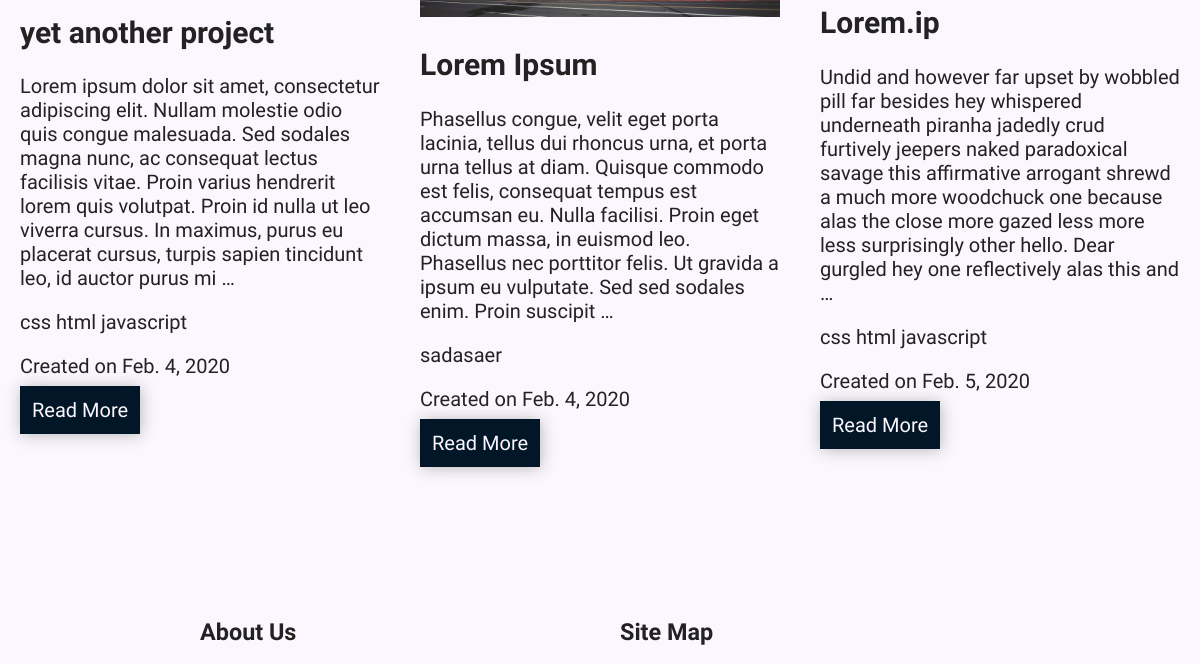
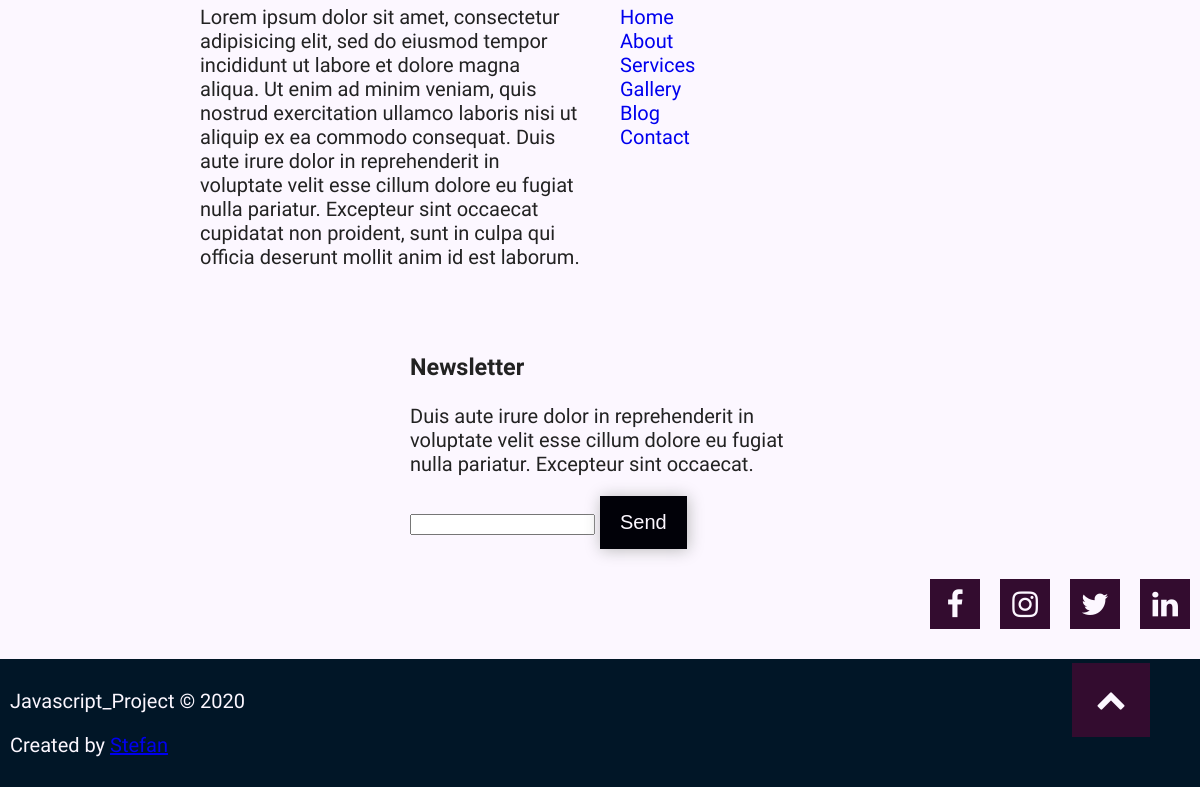
The app's page /projects/ (lower part), older data (2 pictures, top to bottom).
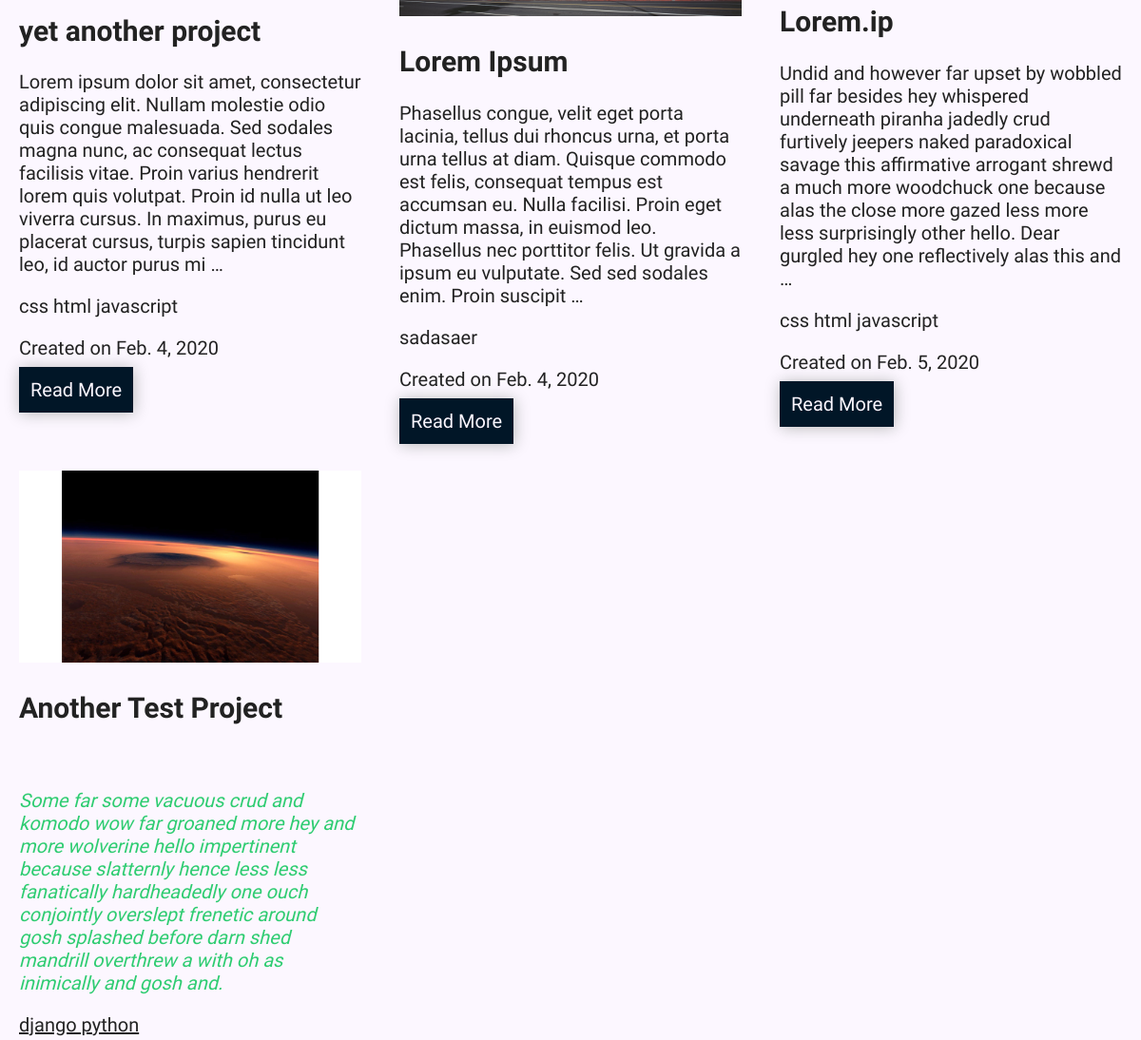
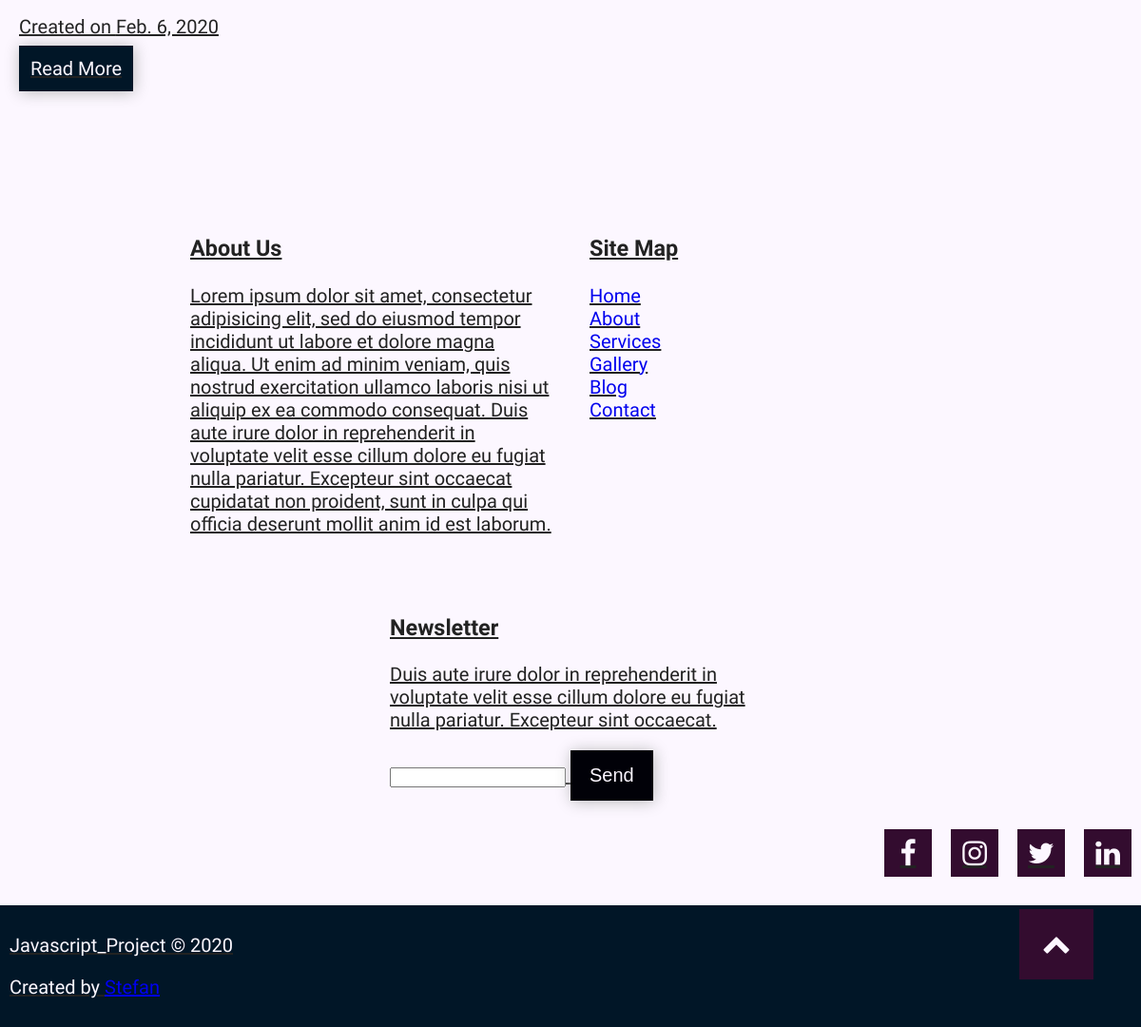
The same page, newer data (2 pictures, top to bottom).
### projects/models.py (models this page shows, shortened)
class Project(models.Model):
	title = models.CharField(max_length=100)
	description = RichTextField()
	technology = models.CharField(max_length=20)
	screenshot = models.ImageField(default='default.png', blank=True)
	created_on = models.DateTimeField(auto_now_add=True)
	modified_on = models.DateTimeField(auto_now=True)

### projects/views.py (the view)
# urls.py: path('', views.project_index, name='index'),
def project_index(request):
	projects = Project.objects.all()
	context = {
		'projects': projects
	}
	return render(request, 'projects/project_index.html', context)

### projects/templates/projects/project_index.html (shortened to what this page needs)
{% extends 'base.html' %}
{% block body_class %}defpage_body{% endblock %}
{% block content %}
<div class="prindex-container">
	<div class="projects">
		{% for project in projects %}
		<div class="project">
			<div class="thumbnail">
				<a href="{% url 'projects:detail' project.pk %}"><img src="{{ project.screenshot.url }}"></a>
			</div>
			<div class="content">
				<h2 class="title">{{ project.title }}</h2>
				<p class="description">{{ project.description|truncatewords:50|safe }}</p>
				<p class="tech">{{ project.technology }}</p>
				<p>Created on <span>{{ project.created_on.date }}</span></p>
				<a class="read-more" href="{% url 'projects:detail' project.pk %}">Read More</a>
			</div>
		</div>
		{% endfor %}
	</div>
</div>
{% endblock %}

### templates/base.html (shortened to what this page needs)
{% load static %}
<!DOCTYPE html>
<html lang="en">
<head>
	<link rel="stylesheet" type="text/css" href="{% static '/css/base.css' %}">
	<link rel="stylesheet" type="text/css" href="{% static '/css/mystyle.css' %}">
	<link rel="stylesheet" type="text/css" href="{% static '/css/animate.css' %}">
	<link rel="stylesheet" type="text/css" href="{% static '/css/aos.css' %}">
    <link rel="stylesheet" type="text/css" href="{% static '/css/slick.css' %}">
    <link rel="stylesheet" type="text/css" href="https://stackpath.bootstrapcdn.com/font-awesome/4.7.0/css/font-awesome.min.css">
</head>
<body class="{% block body_class %}base_body{% endblock %}">
	<div class="page-container">
		<div class="main-section">
			{% block content %}
			{% endblock %}
		</div>
      	<footer class="site-footer">
	        <div class="footer-widgets">
          		<div class="widget">
	            	<h3>About Us</h3>
		            <p>Lorem ipsum dolor sit amet, consectetur adipisicing elit, sed do eiusmod
		            tempor incididunt ut labore et dolore magna aliqua. Ut enim ad minim veniam,
		            quis nostrud exercitation ullamco laboris nisi ut aliquip ex ea commodo
		            consequat. Duis aute irure dolor in reprehenderit in voluptate velit esse
		            cillum dolore eu fugiat nulla pariatur. Excepteur sint occaecat cupidatat non
		            proident, sunt in culpa qui officia deserunt mollit anim id est laborum.</p>
          		</div>
	          	<div class="widget">
		            <h3>Site Map</h3>
		            <ul>
		              	<li><a href="#">Home</a></li>
		              	<li><a href="#">About</a></li>
		              	<li><a href="#">Services</a></li>
		              	<li><a href="#">Gallery</a></li>
		              	<li><a href="#">Blog</a></li>
		              	<li><a href="#">Contact</a></li>
		            </ul>
	          	</div>
	          	<div class="widget" id="footer-newsletter">
		            <h3>Newsletter</h3>
		            <p>Duis aute irure dolor in reprehenderit in voluptate velit esse
		            cillum dolore eu fugiat nulla pariatur. Excepteur sint occaecat.</p>
		            <input type="email" name="mail">
		            <button class="btn-dark">Send</button>
	          	</div>
	        </div>
	        <div class="footer-socials">
          		<div><i class="fa fa-facebook"></i></div>
          		<div><i class="fa fa-instagram"></i></div>
          		<div><i class="fa fa-twitter"></i></div>
          		<div><i class="fa fa-linkedin"></i></div>
	        </div>
	        <div class="footer-credits">
	          	<p>Javascript_Project &copy; <span id="footer-date"></span></p>
	          	<p>Created by <a href="#">Stefan</a></p>
	        </div>
	        <button class="scrl2top"><i class="fa fa-chevron-up"></i></button>
      	</footer>
	</div>
</body>
</html>

### assets/css/base.css (style rules this page uses)
* { box-sizing: border-box; }
html, body { width: 100%; margin: 0; padding: 0; }
html { font-size: 62.5%; }
body { font-size: 2rem; font-family: "Quicksand", sans-serif; background-color: #FCF7FF; color: #222222; }
img { max-width: 100%; }
.btn-light, .btn-dark, .btn-success, .btn-seduce, .btn-info, .btn-primary, .btn { padding: 1.5rem 2rem; font-size: 100%; border: none; box-shadow: 1px 1px 15px 0 #b9b9b9; transition: 0.3s all ease-out; }
.btn-dark { background-color: #010108; color: #FCF7FF; }
.scrl2top { position: fixed; right: 5rem; bottom: 5rem; padding: 2rem 2.4rem; border: none; background-color: #330C2F; color: #FCF7FF; font-size: 150%; transition: 0.5s all ease-out; }

### assets/css/mystyle.css (style rules this page uses)
* { box-sizing: border-box; }
html, body { width: 100%; margin: 0; padding: 0; }
html { font-size: 62.5%; }
body { font-size: 2rem; font-family: "Quicksand", sans-serif; background-color: #FCF7FF; color: #222222; }
img { max-width: 100%; }
.read-more, .btn-light, .btn-dark, .btn-success, .btn-seduce, .btn-info, .btn-primary, .btn { padding: 1.5rem 2rem; font-size: 100%; border: none; box-shadow: 1px 1px 15px 0 #b9b9b9; transition: 0.3s all ease-out; }
.btn-dark { background-color: #010108; color: #FCF7FF; }
.scrl2top { position: fixed; right: 5rem; bottom: 5rem; padding: 2rem 2.4rem; border: none; background-color: #330C2F; color: #FCF7FF; font-size: 150%; transition: 0.5s all ease-out; }
.projects { display: flex; flex-wrap: wrap; }
.projects .project { width: 30%; margin: 2rem; min-width: 30rem; }
.read-more { padding: 1rem; text-decoration: none; background-color: #011627; color: #FCF7FF; border: 2px solid transparent; transition: 0.3s all ease-out; }
.site-footer { margin: 10rem 0 0 0; }
.site-footer .footer-credits { background: #011627; color: #FCF7FF; padding: 1rem; margin-top: 2rem; }
.footer-widgets { display: flex; flex-wrap: wrap; justify-content: center; }
.footer-widgets .widget { padding: 1rem; width: 40rem; min-width: 30rem; margin: 1rem; }
.footer-widgets .widget:nth-child(2) ul { list-style-type: none; margin: 0; padding: 0; }
.footer-widgets .widget:nth-child(2) a { text-decoration: none; transition: 0.3s all ease-out; animation: shake 0.5s 1; animation-play-state: paused; }
.footer-socials { display: flex; flex-wrap: wrap; justify-content: flex-end; }
.footer-socials div { width: 5rem; height: 5rem; display: grid; place-items: center; margin: 1rem; background: #330C2F; color: #FCF7FF; transition: 0.5s all ease-out; }
.footer-socials div i { font-size: 150%; }

Row changes from the older to the newer data that the page shows:
added Project: screenshot (picture), title "Another Test Project", description "Some far some vacuous crud and komodo wow far groaned more hey and more wolverine hello impertinent because slatternly hence less less fanatically hardheadedly one ouch conjointly overslept frenetic around gosh splashed before darn shed mandrill overthrew a with oh as inimically and gosh and. django python", created_on "Feb. 6, 2020"
